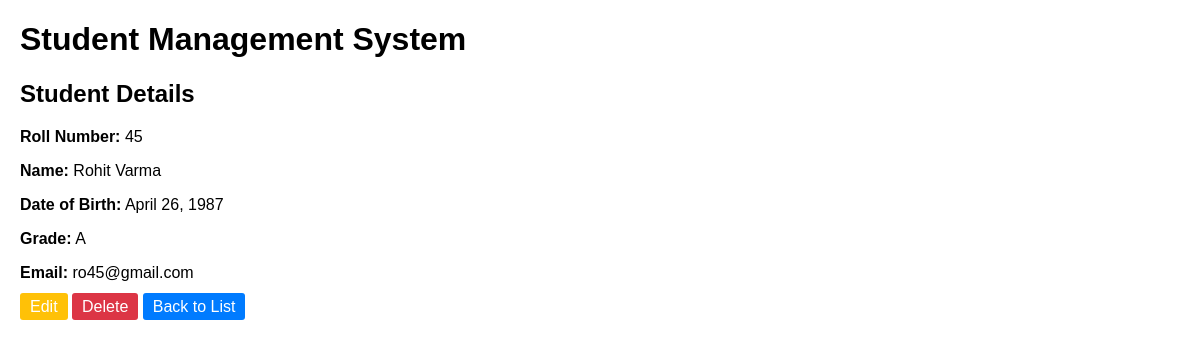
/students/4/, run on the app's committed database.
### students/models.py (models this page shows, shortened)
class Student(models.Model):
    roll_number = models.CharField(max_length=20, unique=True)
    first_name = models.CharField(max_length=100)
    last_name = models.CharField(max_length=100)
    date_of_birth = models.DateField()
    grade = models.CharField(max_length=10)
    email = models.EmailField(unique=True)

### students/views.py (the view)
# urls.py: path('<int:pk>/', views.student_detail, name='student_detail'),
def student_detail(request, pk):
    student = get_object_or_404(Student, pk=pk)
    return render(request, 'students/student_detail.html', {'student': student})

### students/templates/students/student_detail.html
{% extends 'students/base.html' %}
{% block content %}
    <h2>Student Details</h2>
    <p><strong>Roll Number:</strong> {{ student.roll_number }}</p>
    <p><strong>Name:</strong> {{ student.first_name }} {{ student.last_name }}</p>
    <p><strong>Date of Birth:</strong> {{ student.date_of_birth }}</p>
    <p><strong>Grade:</strong> {{ student.grade }}</p>
    <p><strong>Email:</strong> {{ student.email }}</p>
    <a href="{% url 'update_student' student.pk %}" class="btn btn-warning">Edit</a>
    <a href="{% url 'delete_student' student.pk %}" class="btn btn-danger">Delete</a>
    <a href="{% url 'student_list' %}" class="btn btn-primary">Back to List</a>
{% endblock %}

### students/templates/students/base.html (style rules this page uses)
body { font-family: Arial, sans-serif; margin: 20px; }
.btn { padding: 5px 10px; text-decoration: none; color: white; border-radius: 3px; }
.btn-primary { background-color: #007bff; }
.btn-warning { background-color: #ffc107; }
.btn-danger { background-color: #dc3545; }

### data on the page
Student: roll_number "45", first_name "Rohit", last_name "Varma", date_of_birth "April 26, 1987", grade "A", email "ro45@gmail.com"
